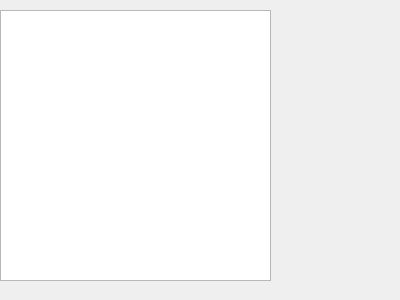
<?xml version="1.0" encoding="UTF-8"?>
<ui version="4.0">
 <class>Widget</class>
 <widget class="QWidget" name="Widget">
  <property name="geometry">
   <rect>
    <x>0</x>
    <y>0</y>
    <width>400</width>
    <height>300</height>
   </rect>
  </property>
  <property name="windowTitle">
   <string>Widget</string>
  </property>
  <widget class="QListWidget" name="listWidget">
   <property name="geometry">
    <rect>
     <x>0</x>
     <y>10</y>
     <width>271</width>
     <height>271</height>
    </rect>
   </property>
  </widget>
 </widget>
 <layoutdefault spacing="6" margin="11"/>
 <resources/>
 <connections/>
</ui>
